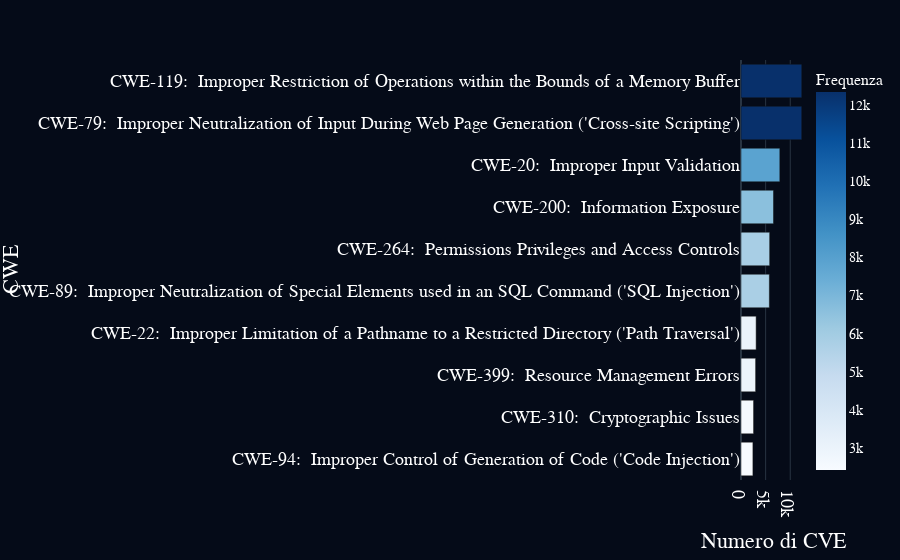

The code cell stored with this chart in its notebook:
### Markdown cell above
### **Top 10 Tipi di Vulnerabilità più Comuni (CWE)**

Questo grafico mostra le **10 tipologie di vulnerabilità (CWE – Common Weakness Enumeration)** più frequenti. Ogni barra rappresenta un tipo di weakness specifica nel codice, nel design o nell’implementazione di un sistema, ordinata per numero di vulnerabilità note.
Il grafico aiuta a Comprendere **quali tipologie di difetti ricorrono più spesso nei software**. Ogni barra orizzontale rappresenta un tipo specifico di CWE, La lunghezza della barra indica **quante volte** quel tipo di debolezza è stato associato a una CVE registrata.

### Code cell
import pandas as pd

# Assicurati che 'cvss' sia numerico
df['cvss'] = pd.to_numeric(df['cvss'], errors='coerce')
df = df.dropna(subset=['cvss', 'cwe_code', 'cwe_name'])

# Trova le 10 CWE più frequenti per codice
top_cwe_codes = df['cwe_code'].value_counts().nlargest(10).index
df_top = df[df['cwe_code'].isin(top_cwe_codes)]

# Frequenza per codice CWE
freq = df_top['cwe_code'].value_counts().sort_values(ascending=True)

# Crea un mapping codice -> nome (usando la prima occorrenza disponibile)
code_to_name = df_top.drop_duplicates('cwe_code').set_index('cwe_code')['cwe_name'].to_dict()

# Etichette asse Y del tipo "CWE-89: SQL Injection"
labels_y = [f"CWE-{code}: {code_to_name.get(code, '')}" for code in freq.index]

# Plot
fig = px.bar(
    x=freq.values,
    y=labels_y,
    orientation='h',
    labels={"x": "Numero di CVE", "y": "CWE"},
    template='plotly_dark',
    color=freq.values,
    color_continuous_scale='Blues'
)

fig.update_layout(
    plot_bgcolor='#050b18',
    paper_bgcolor='#050b18',
    font=dict(family='Segoe UI', size=18, color='white'),
    coloraxis_colorbar=dict(
        title=dict(text="Frequenza", font=dict(family='Segoe UI', size=16, color='white')),
        tickfont=dict(family='Segoe UI', size=14, color='white')
    )
)

fig.show()

### Figure 1 — Plotly figure (JSON) as saved in the notebook; plotly's stock layout.template omitted (floating-point values rounded to 4 significant figures)
{"data": [{"hovertemplate": "Numero di CVE=%{x}<br>CWE=%{y}<br>color=%{marker.color}<extra></extra>", "legendgroup": "", "marker": {"color": [2419, 2553, 2968, 3071, 5758, 5822, 6601, 7884, 12339, 12344], "coloraxis": "coloraxis", "pattern": {"shape": ""}}, "name": "", "orientation": "h", "showlegend": false, "textposition": "auto", "type": "bar", "x": [2419, 2553, 2968, 3071, 5758, 5822, 6601, 7884, 12339, 12344], "xaxis": "x", "y": ["CWE-94:  Improper Control of Generation of Code ('Code Injection')", "CWE-310:  Cryptographic Issues", "CWE-399:  Resource Management Errors", "CWE-22:  Improper Limitation of a Pathname to a Restricted Directory ('Path Traversal')", "CWE-89:  Improper Neutralization of Special Elements used in an SQL Command ('SQL Injection')", "CWE-264:  Permissions Privileges and Access Controls", "CWE-200:  Information Exposure", "CWE-20:  Improper Input Validation", "CWE-79:  Improper Neutralization of Input During Web Page Generation ('Cross-site Scripting')", "CWE-119:  Improper Restriction of Operations within the Bounds of a Memory Buffer"], "yaxis": "y"}], "layout": {"barmode": "relative", "coloraxis": {"colorbar": {"tickfont": {"color": "white", "family": "Segoe UI", "size": 14}, "title": {"font": {"color": "white", "family": "Segoe UI", "size": 16}, "text": "Frequenza"}}, "colorscale": [[0, "rgb(247,251,255)"], [0.125, "rgb(222,235,247)"], [0.25, "rgb(198,219,239)"], [0.375, "rgb(158,202,225)"], [0.5, "rgb(107,174,214)"], [0.625, "rgb(66,146,198)"], [0.75, "rgb(33,113,181)"], [0.875, "rgb(8,81,156)"], [1, "rgb(8,48,107)"]]}, "font": {"color": "white", "family": "Segoe UI", "size": 18}, "legend": {"tracegroupgap": 0}, "margin": {"t": 60}, "paper_bgcolor": "#050b18", "plot_bgcolor": "#050b18", "xaxis": {"anchor": "y", "domain": [0, 1], "title": {"text": "Numero di CVE"}}, "yaxis": {"anchor": "x", "domain": [0, 1], "title": {"text": "CWE"}}}}
